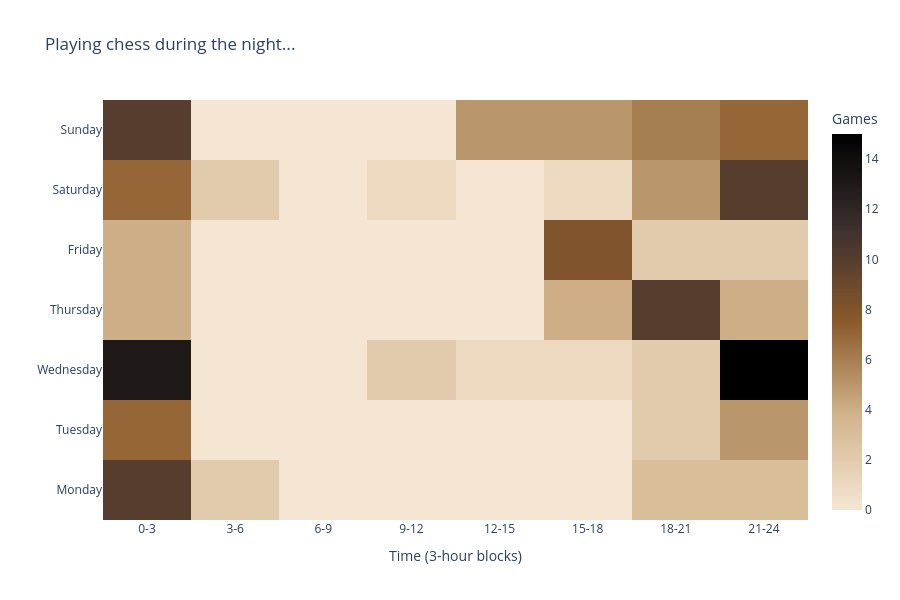

Write notebook code for a chart like this one.
### Code cell
import pandas as pd
import plotly.graph_objects as go

# ==========================================================
# GIORNI
# ==========================================================

days_order = [
    "Monday", "Tuesday", "Wednesday",
    "Thursday", "Friday", "Saturday", "Sunday"
]

df["day_of_week"] = pd.Categorical(
    df["day_of_week"],
    categories=days_order,
    ordered=True
)

# ==========================================================
# FASCE 3H
# ==========================================================

df["time_block"] = df["hour"] // 3

grid = (
    df.groupby(["day_of_week", "time_block"])
      .size()
      .unstack(fill_value=0)
      .reindex(days_order)
)

grid = grid.reindex(columns=range(8), fill_value=0)

# ==========================================================
# COLORI: SCACCHIERA (LEGNO → NERO)
# ==========================================================

wood_black = [
    [0.0, "#f5e6d3"],  # beige legno chiaro
    [0.25, "#d2b48c"], # tan / legno
    [0.5, "#8b5a2b"],  # marrone scuro
    [0.75, "#3b2f2f"], # quasi nero marrone
    [1.0, "#000000"]   # nero pieno
]

# ==========================================================
# HEATMAP
# ==========================================================

fig = go.Figure(
    data=go.Heatmap(
        z=grid.values,
        x=[f"{i*3}-{i*3+3}" for i in range(8)],
        y=days_order,

        colorscale=wood_black,
        zmin=0,
        zmax=grid.values.max(),

        colorbar=dict(title="Games"),

        hovertemplate=
            "Day: %{y}<br>"
            "Block: %{x}<br>"
            "Games: %{z}<extra></extra>"
    )
)

fig.update_layout(
    title="Playing chess during the night...",
    xaxis_title="Time (3-hour blocks)",
    yaxis_title="",
    width=900,
    height=600
)

fig.show()

### Figure 1 — Plotly figure (JSON) as saved in the notebook; plotly's stock layout.template omitted (floating-point values rounded to 4 significant figures)
{"data": [{"colorbar": {"title": {"text": "Games"}}, "colorscale": [[0, "#f5e6d3"], [0.25, "#d2b48c"], [0.5, "#8b5a2b"], [0.75, "#3b2f2f"], [1, "#000000"]], "hovertemplate": "Day: %{y}<br>Block: %{x}<br>Games: %{z}<extra></extra>", "type": "heatmap", "x": ["0-3", "3-6", "6-9", "9-12", "12-15", "15-18", "18-21", "21-24"], "y": ["Monday", "Tuesday", "Wednesday", "Thursday", "Friday", "Saturday", "Sunday"], "z": [[10, 2, 0, 0, 0, 0, 3, 3], [7, 0, 0, 0, 0, 0, 2, 5], [13, 0, 0, 2, 1, 1, 2, 15], [4, 0, 0, 0, 0, 4, 10, 4], [4, 0, 0, 0, 0, 8, 2, 2], [7, 2, 0, 1, 0, 1, 5, 10], [10, 0, 0, 0, 5, 5, 6, 7]], "zmax": 15, "zmin": 0}], "layout": {"height": 600, "title": {"text": "Playing chess during the night..."}, "width": 900, "xaxis": {"title": {"text": "Time (3-hour blocks)"}}, "yaxis": {"title": {"text": ""}}}}
